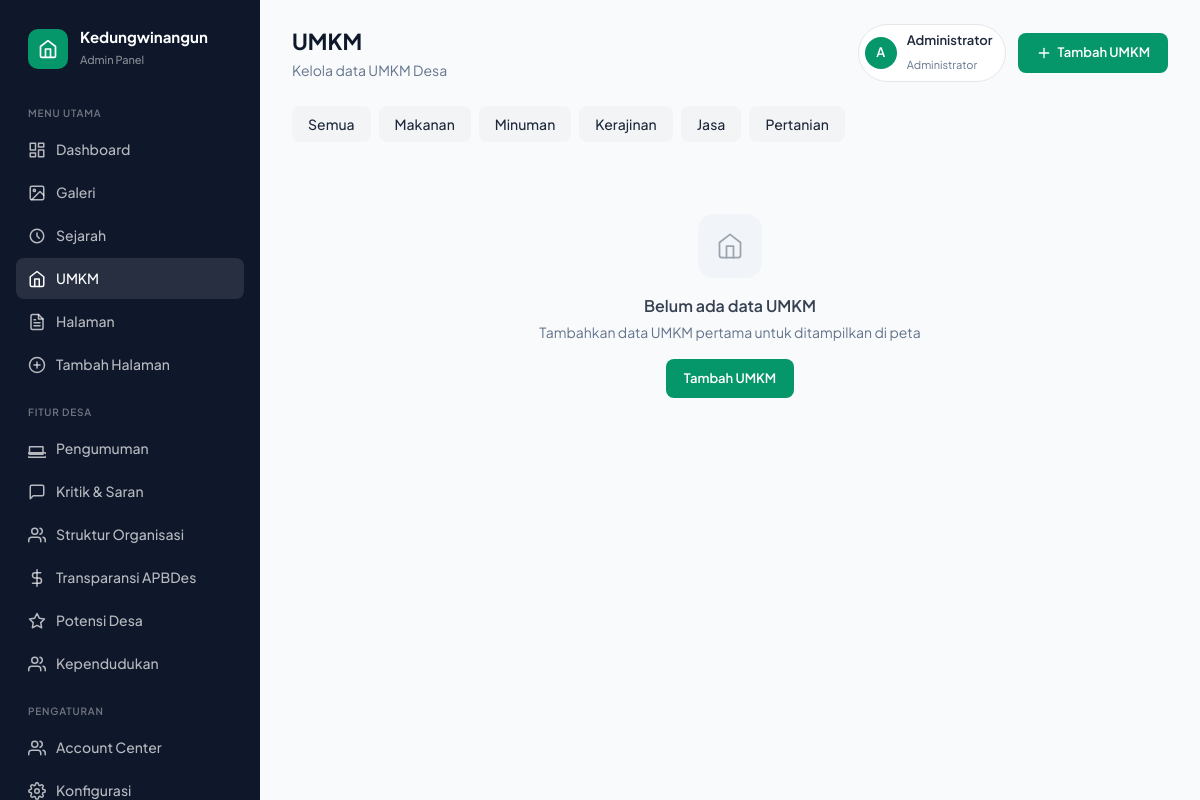
The page /admin/umkm (signed in) on the database as committed earlier.
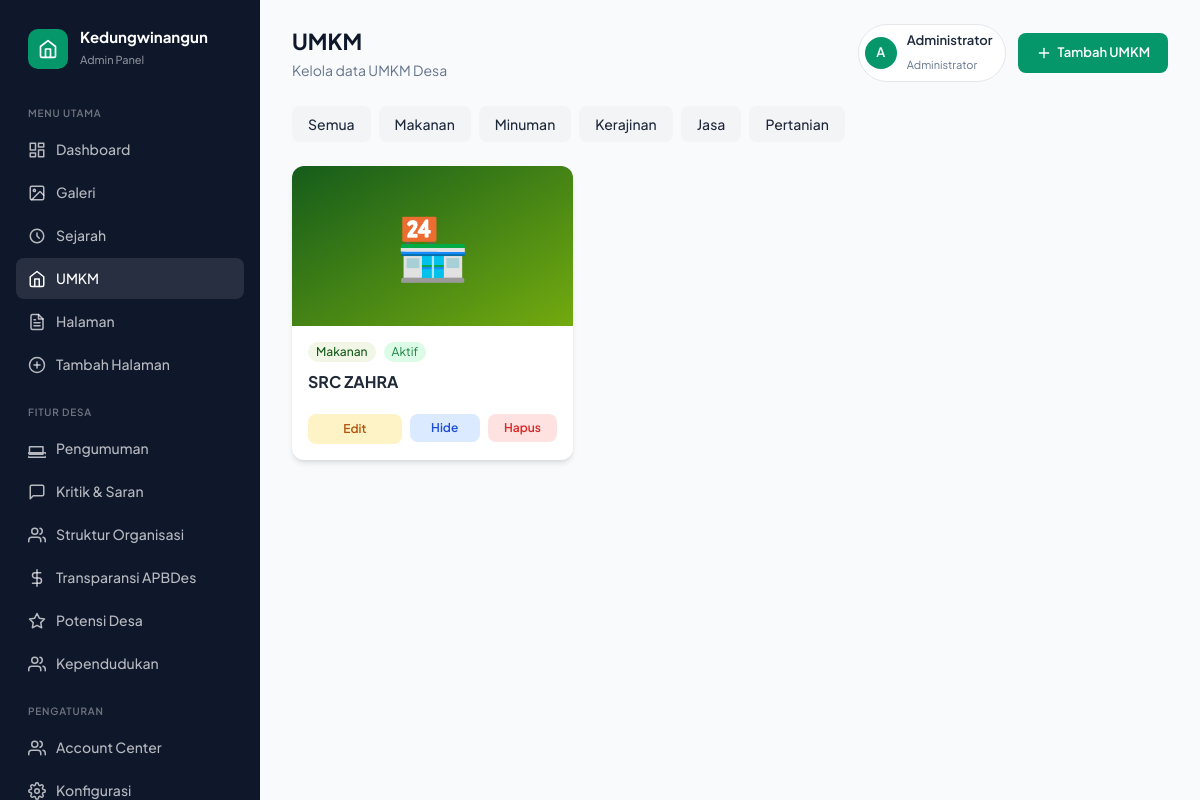
The same page on the database as committed later.
### tables this page shows
CREATE TABLE umkm (
                id INTEGER PRIMARY KEY AUTOINCREMENT,
                nama TEXT NOT NULL,
                deskripsi TEXT,
                kategori TEXT DEFAULT 'umum',
                pemiliki_nama TEXT,
                pemiliki_kontak TEXT,
                alamat TEXT,
                dusun TEXT,
                rt TEXT,
                rw TEXT,
                latitude REAL,
                longitude REAL,
                foto_url TEXT,
                produk_jasa TEXT,
                harga_range TEXT,
                jam_operasional TEXT,
                aktif INTEGER DEFAULT 1,
                urutan INTEGER DEFAULT 0,
                created_at TIMESTAMP DEFAULT CURRENT_TIMESTAMP,
                updated_at TIMESTAMP DEFAULT CURRENT_TIMESTAMP
            );

### routes/admin.py (the view)
@admin_bp.route("/umkm")
@admin_required
def umkm():
    try:
        umkm_list = get_all_umkm()
        return render_template("admin/umkm.html", umkm_list=umkm_list)
    except Exception as e:
        logger.error(f"Error loading umkm page: {str(e)}")
        flash_error('Terjadi kesalahan saat memuat halaman')
        return redirect(url_for('admin.dashboard'))

### templates/admin/umkm.html (shortened to what this page needs)
{% extends 'admin/base.html' %}
{% block page_title %}UMKM{% endblock %}
{% block page_subtitle %}Kelola data UMKM Desa{% endblock %}
{% block header_actions %}
<div class="user-menu">
    <div class="user-avatar">{{ session.get('user_nama', 'A')[0]|upper }}</div>
    <div class="user-info">
        <h4>{{ session.get('user_nama', 'Admin') }}</h4>
        <span>Administrator</span>
    </div>
</div>
<a href="{{ url_for('admin.add_umkm_route') }}" class="btn btn-primary">
    <svg viewBox="0 0 24 24" fill="none" stroke="currentColor" stroke-width="2" stroke-linecap="round" stroke-linejoin="round">
        <line x1="12" y1="5" x2="12" y2="19"/>
        <line x1="5" y1="12" x2="19" y2="12"/>
    </svg>
    Tambah UMKM
</a>
{% endblock %}
{% block content %}
<div class="mb-6 flex flex-wrap gap-2">
    <a href="?kategori=all" class="px-4 py-2 bg-gray-100 hover:bg-gray-200 rounded-lg text-sm font-medium">Semua</a>
    <a href="?kategori=makanan" class="px-4 py-2 bg-gray-100 hover:bg-gray-200 rounded-lg text-sm font-medium">Makanan</a>
    <a href="?kategori=minuman" class="px-4 py-2 bg-gray-100 hover:bg-gray-200 rounded-lg text-sm font-medium">Minuman</a>
    <a href="?kategori=kerajinan" class="px-4 py-2 bg-gray-100 hover:bg-gray-200 rounded-lg text-sm font-medium">Kerajinan</a>
    <a href="?kategori=jasa" class="px-4 py-2 bg-gray-100 hover:bg-gray-200 rounded-lg text-sm font-medium">Jasa</a>
    <a href="?kategori=pertanian" class="px-4 py-2 bg-gray-100 hover:bg-gray-200 rounded-lg text-sm font-medium">Pertanian</a>
</div>
{% if umkm_list %}
<div class="grid grid-cols-1 md:grid-cols-2 lg:grid-cols-3 xl:grid-cols-4 gap-4">
    {% for item in umkm_list %}
    <div class="bg-white rounded-xl shadow-md hover:shadow-lg transition-all overflow-hidden">
        {% if item.foto_url %}
        <div class="h-40 bg-gray-100 overflow-hidden">
            <img src="{{ item.foto_url }}" alt="{{ item.nama }}" class="w-full h-full object-cover">
        </div>
        {% else %}
        <div class="h-40 bg-gradient-to-br from-[#155C1B] to-[#73AA0F] flex items-center justify-center">
            <span class="text-6xl">🏪</span>
        </div>
        {% endif %}
        <div class="p-4">
            <div class="flex items-center gap-2 mb-2">
                <span class="px-2 py-0.5 bg-[#73AA0F]/10 text-[#155C1B] text-xs font-medium rounded-full">
                    {{ item.kategori|title }}
                </span>
                {% if item.aktif == 1 %}
                <span class="px-2 py-0.5 bg-green-100 text-green-700 text-xs rounded-full">Aktif</span>
                {% else %}
                <span class="px-2 py-0.5 bg-gray-100 text-gray-500 text-xs rounded-full">Nonaktif</span>
                {% endif %}
            </div>
            <h4 class="font-bold text-gray-800 mb-1 truncate">{{ item.nama }}</h4>
        </div>
        <div class="px-4 pb-4 flex gap-2">
            <a href="{{ url_for('admin.edit_umkm_route', umkm_id=item.id) }}" class="btn btn-edit btn-sm flex-1 text-center">Edit</a>
            <form action="{{ url_for('admin.toggle_umkm_route', umkm_id=item.id) }}" method="POST" class="flex-1">
                <button type="submit" class="btn btn-view btn-sm w-full text-xs">
                    {% if item.aktif == 1 %}Hide{% else %}Show{% endif %}
                </button>
            </form>
            <form action="{{ url_for('admin.delete_umkm_route', umkm_id=item.id) }}" method="POST" class="flex-1" onsubmit="return confirm('Hapus data ini?')">
                <button type="submit" class="btn btn-delete btn-sm w-full text-xs">Hapus</button>
            </form>
        </div>
    </div>
    {% endfor %}
</div>
{% else %}
<div class="empty animate-in">
    <div class="empty-icon">
        <svg viewBox="0 0 24 24" fill="none" stroke="currentColor" stroke-width="1.5" stroke-linecap="round" stroke-linejoin="round">
            <path d="M3 9l9-7 9 7v11a2 2 0 01-2 2H5a2 2 0 01-2-2z"/>
            <polyline points="9 22 9 12 15 12 15 22"/>
        </svg>
    </div>
    <h3>Belum ada data UMKM</h3>
    <p>Tambahkan data UMKM pertama untuk ditampilkan di peta</p>
    <a href="{{ url_for('admin.add_umkm_route') }}" class="btn btn-primary">Tambah UMKM</a>
</div>
{% endif %}
{% endblock %}

### templates/admin/base.html (shortened to what this page needs)
<!DOCTYPE html>
<html lang="id">
<head>
    <script src="https://cdn.tailwindcss.com"></script>
</head>
<body>
    <div class="layout">
        <aside class="sidebar" id="sidebar">
            <div class="sidebar-brand">
                <div class="sidebar-brand-icon">
                    <svg viewBox="0 0 24 24" fill="none" stroke="currentColor" stroke-width="2" stroke-linecap="round" stroke-linejoin="round">
                        <path d="M3 9l9-7 9 7v11a2 2 0 01-2 2H5a2 2 0 01-2-2z"/>
                        <polyline points="9 22 9 12 15 12 15 22"/>
                    </svg>
                </div>
                <div class="sidebar-brand-text">
                    <h1>Kedungwinangun</h1>
                    <span>Admin Panel</span>
                </div>
            </div>
            <nav class="nav-section">
                <div class="nav-section-title">Menu Utama</div>
                <a href="{{ url_for('admin.dashboard') }}"
                   class="nav-item {% if request.endpoint == 'admin.dashboard' %}active{% endif %}">
                    <svg viewBox="0 0 24 24" fill="none" stroke="currentColor" stroke-width="2" stroke-linecap="round" stroke-linejoin="round">
                        <rect x="3" y="3" width="7" height="9"/>
                        <rect x="14" y="3" width="7" height="5"/>
                        <rect x="14" y="12" width="7" height="9"/>
                        <rect x="3" y="16" width="7" height="5"/>
                    </svg>
                    Dashboard
                </a>
                <a href="{{ url_for('admin.galeri') }}"
                   class="nav-item {% if request.endpoint and 'galeri' in request.endpoint %}active{% endif %}">
                    <svg viewBox="0 0 24 24" fill="none" stroke="currentColor" stroke-width="2" stroke-linecap="round" stroke-linejoin="round">
                        <rect x="3" y="3" width="18" height="18" rx="2" ry="2"/>
                        <circle cx="8.5" cy="8.5" r="1.5"/>
                        <polyline points="21 15 16 10 5 21"/>
                    </svg>
                    Galeri
                </a>
                <a href="{{ url_for('admin.sejarah') }}"
                   class="nav-item {% if request.endpoint and 'sejarah' in request.endpoint %}active{% endif %}">
                    <svg viewBox="0 0 24 24" fill="none" stroke="currentColor" stroke-width="2" stroke-linecap="round" stroke-linejoin="round">
                        <path d="M12 8v4l3 3m6-3a9 9 0 11-18 0 9 9 0 0118 0z"/>
                    </svg>
                    Sejarah
                </a>
                <a href="{{ url_for('admin.umkm') }}"
                   class="nav-item {% if request.endpoint and 'umkm' in request.endpoint %}active{% endif %}">
                    <svg viewBox="0 0 24 24" fill="none" stroke="currentColor" stroke-width="2" stroke-linecap="round" stroke-linejoin="round">
                        <path d="M3 9l9-7 9 7v11a2 2 0 01-2 2H5a2 2 0 01-2-2z"/>
                        <polyline points="9 22 9 12 15 12 15 22"/>
                    </svg>
                    UMKM
                </a>
                <a href="{{ url_for('admin.pages') }}"
                   class="nav-item {% if request.endpoint and 'page' in request.endpoint %}active{% endif %}">
                    Halaman
                </a>
                <a href="{{ url_for('admin.add_page_route') }}"
                   class="nav-item {% if request.endpoint == 'admin.add_page_route' %}active{% endif %}">
                    <svg viewBox="0 0 24 24" fill="none" stroke="currentColor" stroke-width="2" stroke-linecap="round" stroke-linejoin="round">
                        <circle cx="12" cy="12" r="10"/>
                        <line x1="12" y1="8" x2="12" y2="16"/>
                        <line x1="8" y1="12" x2="16" y2="12"/>
                    </svg>
                    Tambah Halaman
                </a>
            </nav>
            <nav class="nav-section">
                <div class="nav-section-title">Fitur Desa</div>
                <a href="{{ url_for('admin.pengumuman') }}"
                   class="nav-item {% if request.endpoint and 'pengumuman' in request.endpoint %}active{% endif %}">
                    <svg viewBox="0 0 24 24" fill="none" stroke="currentColor" stroke-width="2" stroke-linecap="round" stroke-linejoin="round">
                        <path d="M22 17H2a3 3 0 000 6h20a3 3 0 000-6zm-2 2V9H2v10h18z"/>
                    </svg>
                    Pengumuman
                </a>
                <a href="{{ url_for('admin.kritik_saran') }}"
                   class="nav-item {% if request.endpoint and 'kritik' in request.endpoint %}active{% endif %}">
                    <svg viewBox="0 0 24 24" fill="none" stroke="currentColor" stroke-width="2" stroke-linecap="round" stroke-linejoin="round">
                        <path d="M21 15a2 2 0 01-2 2H7l-4 4V5a2 2 0 012-2h14a2 2 0 012 2z"/>
                    </svg>
                    Kritik & Saran
                </a>
                <a href="{{ url_for('admin.struktur') }}"
                   class="nav-item {% if request.endpoint and 'struktur' in request.endpoint %}active{% endif %}">
                    <svg viewBox="0 0 24 24" fill="none" stroke="currentColor" stroke-width="2" stroke-linecap="round" stroke-linejoin="round">
                        <path d="M17 21v-2a4 4 0 00-4-4H5a4 4 0 00-4 4v2"/>
                        <circle cx="9" cy="7" r="4"/>
                        <path d="M23 21v-2a4 4 0 00-3-3.87"/>
                        <path d="M16 3.13a4 4 0 010 7.75"/>
                    </svg>
                    Struktur Organisasi
                </a>
                <a href="{{ url_for('admin.apbdes') }}"
                   class="nav-item {% if request.endpoint and 'apbdes' in request.endpoint %}active{% endif %}">
                    <svg viewBox="0 0 24 24" fill="none" stroke="currentColor" stroke-width="2" stroke-linecap="round" stroke-linejoin="round">
                        <line x1="12" y1="1" x2="12" y2="23"/>
                        <path d="M17 5H9.5a3.5 3.5 0 000 7h5a3.5 3.5 0 010 7H6"/>
                    </svg>
                    Transparansi APBDes
                </a>
                <a href="{{ url_for('admin.potensi') }}"
                   class="nav-item {% if request.endpoint and 'potensi' in request.endpoint %}active{% endif %}">
                    <svg viewBox="0 0 24 24" fill="none" stroke="currentColor" stroke-width="2" stroke-linecap="round" stroke-linejoin="round">
                        <polygon points="12 2 15.09 8.26 22 9.27 17 14.14 18.18 21.02 12 17.77 5.82 21.02 7 14.14 2 9.27 8.91 8.26 12 2"/>
                    </svg>
                    Potensi Desa
                </a>
                <a href="{{ url_for('admin.kependudukan') }}"
                   class="nav-item {% if request.endpoint and 'kependudukan' in request.endpoint %}active{% endif %}">
                    <svg viewBox="0 0 24 24" fill="none" stroke="currentColor" stroke-width="2" stroke-linecap="round" stroke-linejoin="round">
                        <path d="M17 21v-2a4 4 0 00-4-4H5a4 4 0 00-4 4v2"/>
                        <circle cx="9" cy="7" r="4"/>
                        <path d="M23 21v-2a4 4 0 00-3-3.87"/>
                        <path d="M16 3.13a4 4 0 010 7.75"/>
                    </svg>
                    Kependudukan
                </a>
            </nav>
            <nav class="nav-section">
                <div class="nav-section-title">Pengaturan</div>
                <a href="{{ url_for('admin.account_center') }}"
                   class="nav-item {% if request.endpoint and 'account' in request.endpoint %}active{% endif %}">
                    <svg viewBox="0 0 24 24" fill="none" stroke="currentColor" stroke-width="2" stroke-linecap="round" stroke-linejoin="round">
                        <path d="M17 21v-2a4 4 0 00-4-4H5a4 4 0 00-4 4v2"/>
                        <circle cx="9" cy="7" r="4"/>
                        <path d="M23 21v-2a4 4 0 00-3-3.87"/>
                        <path d="M16 3.13a4 4 0 010 7.75"/>
                    </svg>
                    Account Center
                </a>
                <a href="{{ url_for('admin.config') }}"
                   class="nav-item {% if request.endpoint == 'admin.config' %}active{% endif %}">
                    Konfigurasi
                </a>
            </nav>
        </aside>
        <main class="main-content">
            <div class="header">
                <div class="header-left">
                    <div>
                        <h2>{% block page_title %}Dashboard{% endblock %}</h2>
                        <p>{% block page_subtitle %}Kelola konten website desa{% endblock %}</p>
                    </div>
                </div>
                <div class="header-right">
                    {% block header_actions %}{% endblock %}
                </div>
            </div>
            {% block content %}{% endblock %}
        </main>
    </div>
</body>
</html>

Rows that differ between the two databases and show on the page:
added umkm: kategori "Makanan", aktif "Aktif", nama "SRC ZAHRA"
Other text that changed with them:
text no longer shown: "Belum ada data UMKM Tambahkan data UMKM pertama untuk ditampilkan di peta Tambah UMKM"
